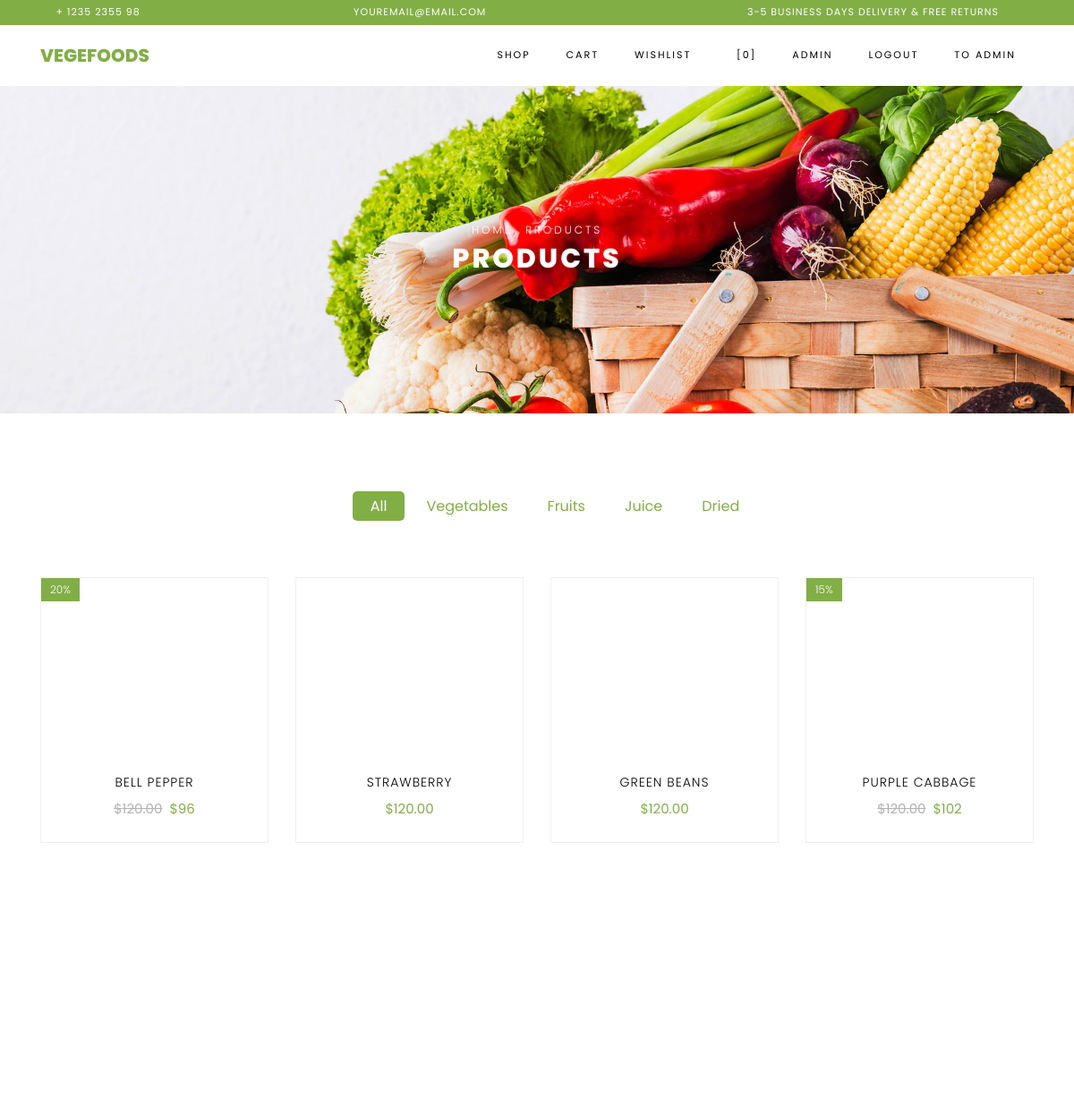
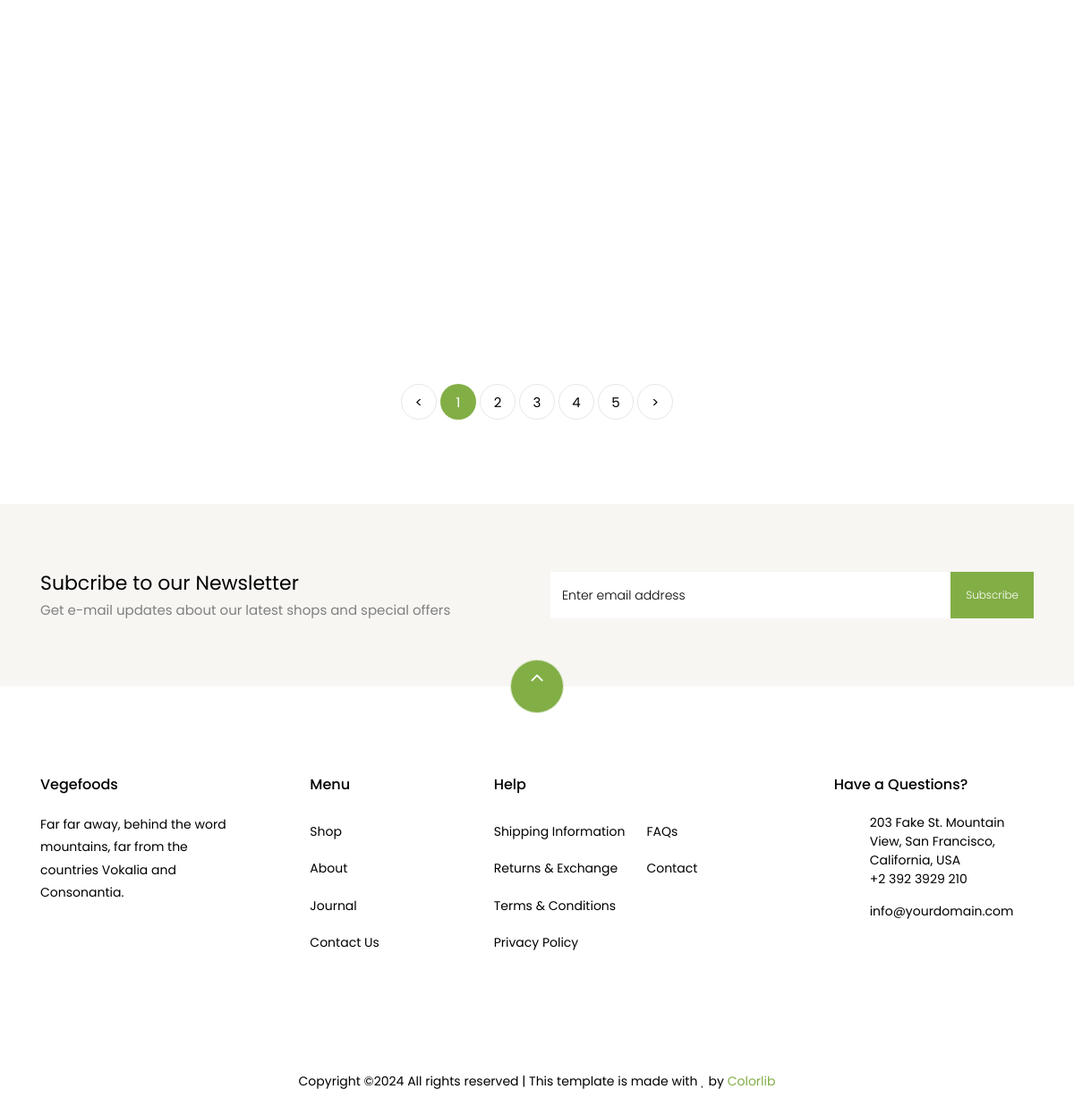
The app's page / (signed in) with its own data (2 pictures, top to bottom).
### store/models.py (models this page shows, shortened)
class Product(models.Model):
    name = models.CharField(max_length=255)
    description = models.TextField()
    price = models.DecimalField(max_digits=10, decimal_places=2)
    image = models.ImageField(upload_to='static/products/', null=True,
                              blank=True)
    category = models.ForeignKey(Category, on_delete=models.CASCADE)
    created_time = models.DateTimeField(auto_now_add=True)
    updated_time = models.DateTimeField(auto_now=True)

### store/views.py (the view)
# urls.py: path('', ShopView.as_view(), name='shop'),
class ShopView(View):
    def get(self, request):
        discount_value = Case(When(discount__value__gte=0,
                                   discount__date_begin__lte=timezone.now(),
                                   discount__date_end__gte=timezone.now(),
                                   then=F('discount__value')),
                              default=0,
                              output_field=DecimalField(max_digits=10, decimal_places=2)
                              )
        price_with_discount = ExpressionWrapper(
            F('price') * (100.0 - F('discount_value')) / 100.0,
            output_field=DecimalField(max_digits=10, decimal_places=2)
        )
        products = Product.objects.annotate(
            discount_value=discount_value,
            price_before=F('price'),
            price_after=price_with_discount
        ).values('id', 'name', 'image', 'price_before', 'price_after',
                 'discount_value')
        return render(request, 'store/shop.html', {"data": products})

### store/templates/store/shop.html (shortened to what this page needs)
{% extends 'store/base.html' %}
{% load static %}
{% block content %}
    <div class="hero-wrap hero-bread" style="background-image: url({% static 'store/images/bg_1.jpg'%});">
      <div class="container">
        <div class="row no-gutters slider-text align-items-center justify-content-center">
          <div class="col-md-9 ftco-animate text-center">
          	<p class="breadcrumbs"><span class="mr-2"><a href="index.html">Home</a></span> <span>Products</span></p>
            <h1 class="mb-0 bread">Products</h1>
          </div>
        </div>
      </div>
    </div>
    <section class="ftco-section">
    	<div class="container">
    		<div class="row justify-content-center">
    			<div class="col-md-10 mb-5 text-center">
    				<ul class="product-category">
    					<li><a href="#" class="active">All</a></li>
    					<li><a href="#">Vegetables</a></li>
    					<li><a href="#">Fruits</a></li>
    					<li><a href="#">Juice</a></li>
    					<li><a href="#">Dried</a></li>
    				</ul>
    			</div>
    		</div>
    		<div class="row">
    			{% for product in data %}
                <div class="col-md-6 col-lg-3 ftco-animate">
    				<div class="product">
    					<a href="{% url 'store:product' product.id %}" class="img-prod"><img class="img-fluid" src="/{{ product.image }}" alt="Colorlib Template">
    						{% if product.discount_value %}
                            <span class="status">{{product.discount_value}}%</span>
                            {% endif %}
    					</a>
    					<div class="text py-3 pb-4 px-3 text-center">
    						<h3><a href="#">{{product.name}}</a></h3>
    						<div class="d-flex">
    							<div class="pricing">
		    						{% if product.discount_value %}
                                    <p class="price"><span class="mr-2 price-dc">${{product.price_before}}</span><span class="price-sale">${{product.price_after}}</span></p>
                                    {% else %}
                                    <p class="price"><span>${{product.price_before}}</span></p>
                                    {% endif %}
		    					</div>
	    					</div>
    					</div>
    				</div>
    			</div>
                {% endfor %}
    		</div>
    		<div class="row mt-5">
          <div class="col text-center">
            <div class="block-27">
              <ul>
                <li><a href="#">&lt;</a></li>
                <li class="active"><span>1</span></li>
                <li><a href="#">2</a></li>
                <li><a href="#">3</a></li>
                <li><a href="#">4</a></li>
                <li><a href="#">5</a></li>
                <li><a href="#">&gt;</a></li>
              </ul>
            </div>
          </div>
        </div>
    	</div>
    </section>
		<section class="ftco-section ftco-no-pt ftco-no-pb py-5 bg-light">
      <div class="container py-4">
        <div class="row d-flex justify-content-center py-5">
          <div class="col-md-6">
          	<h2 style="font-size: 22px;" class="mb-0">Subcribe to our Newsletter</h2>
          	<span>Get e-mail updates about our latest shops and special offers</span>
          </div>
          <div class="col-md-6 d-flex align-items-center">
            <form action="#" class="subscribe-form">
              <div class="form-group d-flex">
                <input type="text" class="form-control" placeholder="Enter email address">
                <input type="submit" value="Subscribe" class="submit px-3">
              </div>
            </form>
          </div>
        </div>
      </div>
    </section>
{% endblock %}

### store/templates/store/base.html (shortened to what this page needs)
{% load static %}
<!DOCTYPE html>
<html lang="en">
{% block header %}
  <head>
    <link rel="stylesheet" href="{% static 'store/css/open-iconic-bootstrap.min.css'%}">
    <link rel="stylesheet" href="{% static 'store/css/animate.css'%}">
    <link rel="stylesheet" href="{% static 'store/css/owl.carousel.min.css'%}">
    <link rel="stylesheet" href="{% static 'store/css/owl.theme.default.min.css'%}">
    <link rel="stylesheet" href="{% static 'store/css/magnific-popup.css'%}">
    <link rel="stylesheet" href="{% static 'store/css/aos.css'%}">
    <link rel="stylesheet" href="{% static 'store/css/ionicons.min.css'%}">
    <link rel="stylesheet" href="{% static 'store/css/bootstrap-datepicker.css'%}">
    <link rel="stylesheet" href="{% static 'store/css/jquery.timepicker.css'%}">
    <link rel="stylesheet" href="{% static 'store/css/flaticon.css'%}">
    <link rel="stylesheet" href="{% static 'store/css/icomoon.css'%}">
    <link rel="stylesheet" href="{% static 'store/css/style.css'%}">
  </head>
  <body class="goto-here">
		<div class="py-1 bg-primary">
    	<div class="container">
    		<div class="row no-gutters d-flex align-items-start align-items-center px-md-0">
	    		<div class="col-lg-12 d-block">
		    		<div class="row d-flex">
		    			<div class="col-md pr-4 d-flex topper align-items-center">
					    	<div class="icon mr-2 d-flex justify-content-center align-items-center"><span class="icon-phone2"></span></div>
						    <span class="text">+ 1235 2355 98</span>
					    </div>
					    <div class="col-md pr-4 d-flex topper align-items-center">
					    	<div class="icon mr-2 d-flex justify-content-center align-items-center"><span class="icon-paper-plane"></span></div>
						    <span class="text">youremail@email.com</span>
					    </div>
					    <div class="col-md-5 pr-4 d-flex topper align-items-center text-lg-right">
						    <span class="text">3-5 Business days delivery &amp; Free Returns</span>
					    </div>
				    </div>
			    </div>
		    </div>
		  </div>
    </div>
    <nav class="navbar navbar-expand-lg navbar-dark ftco_navbar bg-dark ftco-navbar-light" id="ftco-navbar">
	    <div class="container">
	      <a class="navbar-brand" href="#">Vegefoods</a>
	      <div class="collapse navbar-collapse" id="ftco-nav">
	        <ul class="navbar-nav ml-auto">
              	<li class="nav-item"><a class="nav-link" href="{% url 'store:shop' %}">Shop</a></li>
                <li class="nav-item"><a class="nav-link" href="{% url 'store:cart' %}">Cart</a></li>
                <li class="nav-item"><a class="nav-link" href="{% url 'store:wishlist' %}">Wishlist</a></li>
	          <li class="nav-item cta cta-colored"><a href="{% url 'store:cart' %}" class="nav-link"><span class="icon-shopping_cart"></span>[0]</a></li>
                {% if request.user.is_authenticated %}
                <li class="nav-item"><a class="nav-link">{{request.user.username}}</a></li>
                <li class="nav-item"><a class="nav-link" href="{% url 'login:logout' %}">Logout</a></li>
                    {% if  request.user.is_staff %}
                    <li class="nav-item"><a class="nav-link" href="/admin/">To Admin</a></li>
                    {% endif %}
                {% else %}
                <li class="nav-item"><a class="nav-link" href="{% url 'login:login' %}">Login</a></li>
                {% endif %}
	        </ul>
	      </div>
	    </div>
	  </nav>
  {% endblock %}
{% block content %}
{% endblock %}
{% block footer %}
    <footer class="ftco-footer ftco-section">
      <div class="container">
      	<div class="row">
      		<div class="mouse">
						<a href="#" class="mouse-icon">
							<div class="mouse-wheel"><span class="ion-ios-arrow-up"></span></div>
						</a>
					</div>
      	</div>
        <div class="row mb-5">
          <div class="col-md">
            <div class="ftco-footer-widget mb-4">
              <h2 class="ftco-heading-2">Vegefoods</h2>
              <p>Far far away, behind the word mountains, far from the countries Vokalia and Consonantia.</p>
              <ul class="ftco-footer-social list-unstyled float-md-left float-lft mt-5">
              </ul>
            </div>
          </div>
          <div class="col-md">
            <div class="ftco-footer-widget mb-4 ml-md-5">
              <h2 class="ftco-heading-2">Menu</h2>
              <ul class="list-unstyled">
                <li><a href="#" class="py-2 d-block">Shop</a></li>
                <li><a href="#" class="py-2 d-block">About</a></li>
                <li><a href="#" class="py-2 d-block">Journal</a></li>
                <li><a href="#" class="py-2 d-block">Contact Us</a></li>
              </ul>
            </div>
          </div>
          <div class="col-md-4">
             <div class="ftco-footer-widget mb-4">
              <h2 class="ftco-heading-2">Help</h2>
              <div class="d-flex">
	              <ul class="list-unstyled mr-l-5 pr-l-3 mr-4">
	                <li><a href="#" class="py-2 d-block">Shipping Information</a></li>
	                <li><a href="#" class="py-2 d-block">Returns &amp; Exchange</a></li>
	                <li><a href="#" class="py-2 d-block">Terms &amp; Conditions</a></li>
	                <li><a href="#" class="py-2 d-block">Privacy Policy</a></li>
	              </ul>
	              <ul class="list-unstyled">
	                <li><a href="#" class="py-2 d-block">FAQs</a></li>
	                <li><a href="#" class="py-2 d-block">Contact</a></li>
	              </ul>
	            </div>
            </div>
          </div>
          <div class="col-md">
            <div class="ftco-footer-widget mb-4">
            	<h2 class="ftco-heading-2">Have a Questions?</h2>
            	<div class="block-23 mb-3">
	              <ul>
	                <li><span class="icon icon-map-marker"></span><span class="text">203 Fake St. Mountain View, San Francisco, California, USA</span></li>
	                <li><a href="#"><span class="icon icon-phone"></span><span class="text">+2 392 3929 210</span></a></li>
	                <li><a href="#"><span class="icon icon-envelope"></span><span class="text">info@yourdomain.com</span></a></li>
	              </ul>
	            </div>
            </div>
          </div>
        </div>
        <div class="row">
          <div class="col-md-12 text-center">
            <p>
						  Copyright &copy;<script>document.write(new Date().getFullYear());</script> All rights reserved | This template is made with <i class="icon-heart color-danger" aria-hidden="true"></i> by <a href="https://colorlib.com" target="_blank">Colorlib</a>
						</p>
          </div>
        </div>
      </div>
    </footer>
{% endblock %}
  </body>
</html>

### store/static/store/css/icomoon.css (style rules this page uses)
[class^="icon-"], [class*=" icon-"] { font-family: 'icomoon' !important; speak: none; font-style: normal; font-weight: normal; font-variant: normal; text-transform: none; line-height: 1; -webkit-font-smoothing: antialiased; -moz-osx-font-smoothing: grayscale; }
.icon-heart:before { content: "\f004"; }
.icon-map-marker:before { content: "\f041"; }
.icon-phone:before { content: "\f095"; }
.icon-envelope:before { content: "\f0e0"; }
.icon-paper-plane:before { content: "\f1d8"; }
.icon-phone2:before { content: "\e0cd"; }
.icon-shopping_cart:before { content: "\e8cc"; }

### records on screen
Product: discount_value "20", name "BELL PEPPER", price_before "120.00", price_after "96"
Product: name "STRAWBERRY", price_before "120.00"
Product: name "GREEN BEANS", price_before "120.00"
Product: discount_value "15", name "PURPLE CABBAGE", price_before "120.00", price_after "102"

### other values on screen
{{ request.user.username }} "ADMIN"
